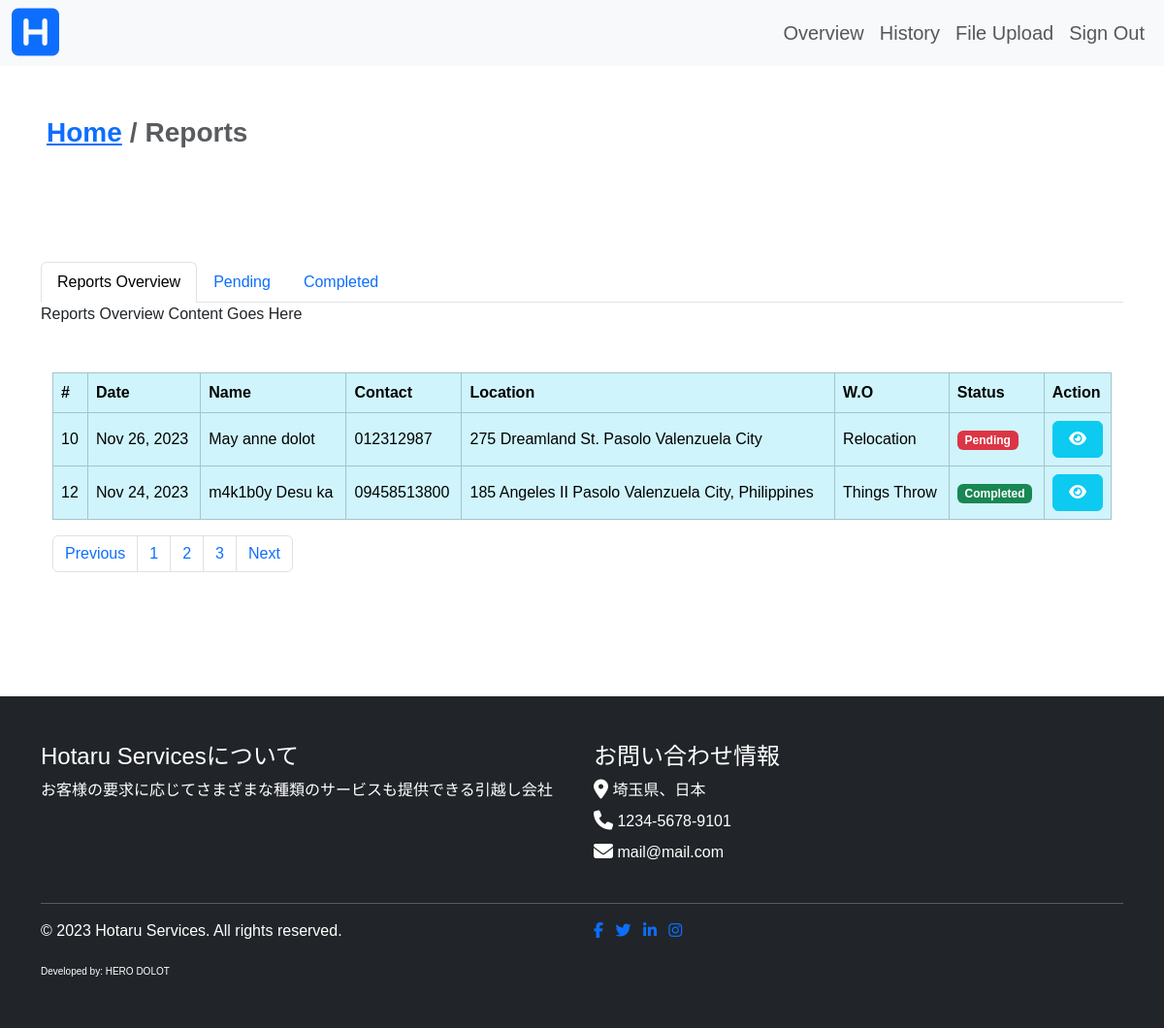
Page /admin/reports.php on the committed database.
### tables this page shows
CREATE TABLE `inquiry` (
  `inquiry_id` int(11) NOT NULL,
  `client_email` varchar(255) NOT NULL,
  `client_name` varchar(255) NOT NULL,
  `client_number` varchar(255) NOT NULL,
  `client_region` varchar(255) NOT NULL,
  `client_wo` varchar(255) NOT NULL,
  `client_comment` varchar(255) NOT NULL,
  `inquiry_status` int(11) NOT NULL
);

CREATE TABLE `accepted` (
  `accepted_id` int(11) NOT NULL,
  `accepted_inquiry_id` int(11) NOT NULL,
  `accepted_client_name` text NOT NULL,
  `accepted_contract` int(11) NOT NULL,
  `accepted_start_date` int(11) NOT NULL,
  `accepted_location` text NOT NULL
);

### admin/reports.php (the view, shortened to what this page needs)
<?php
include '../connection.php';
include './includes/header.php';
include './components/navbar.php';
?>
<div class="container-fluid py-5 p-5">
    <nav aria-label="breadcrumb">
        <ol class="breadcrumb fw-bold fs-3">
            <li class="breadcrumb-item"><a href="./index.php">Home</a></li>
            <li class="breadcrumb-item active" aria-current="page">Reports</li>
        </ol>
    </nav>
</div>
<div class="container mt-5">
    <ul class="nav nav-tabs" id="myTabs" role="tablist">
        <li class="nav-item" role="presentation">
            <a class="nav-link active" id="overview-tab" data-toggle="tab" href="#overview" role="tab" aria-controls="overview" aria-selected="true">Reports Overview</a>
        </li>
        <li class="nav-item" role="presentation">
            <a class="nav-link" id="pending-tab" data-toggle="tab" href="#pending" role="tab" aria-controls="pending" aria-selected="false">Pending</a>
        </li>
        <li class="nav-item" role="presentation">
            <a class="nav-link" id="completed-tab" data-toggle="tab" href="#completed" role="tab" aria-controls="completed" aria-selected="false">Completed</a>
        </li>
    </ul>
    <div class="tab-content" id="myTabsContent">
        <div class="tab-pane fade show active" id="overview" role="tabpanel" aria-labelledby="overview-tab">
            <p>Reports Overview Content Goes Here</p>
            <div class="container mt-5">
                <div class="table-responsive">
                    <table class="table table-bordered table-info align-middle">
                        <thead>
                            <th>#</th>
                            <th>Date</th>
                            <th>Name</th>
                            <th>Contact</th>
                            <th>Location</th>
                            <th>W.O</th>
                            <th>Status</th>
                            <th>Action</th>
                        </thead>
                        <tbody>
                            <?php
                            $result = mysqli_query($conn, "SELECT * FROM inquiry WHERE inquiry_status = 1 OR inquiry_status = 2");
                            while ($row = $result->fetch_assoc()) :
                                $inq_id = $row["inquiry_id"];
                                $info = mysqli_query($conn, "SELECT * FROM accepted WHERE accepted_inquiry_id = $inq_id")->fetch_assoc();
                            ?>
                                <tr>
                                    <td><?php echo $inq_id ?></td>
                                    <td><?php echo date('M d, Y', $info["accepted_start_date"]) ?></td>
                                    <td><?php echo $info["accepted_client_name"] ?></td>
                                    <td><?php echo $row["client_number"] ?></td>
                                    <td><?php echo $info["accepted_location"] ?></td>
                                    <td><?php echo $row["client_wo"] ?></td>
                                    <td>
                                        <?php
                                        if ($row["inquiry_status"] == 2) {
                                            echo '<div class="badge text-bg-success">Completed</div>';
                                        }
                                        if ($row["inquiry_status"] == 1) {
                                            echo '<div class="badge text-bg-danger">Pending</div>';
                                        }
                                        ?>
                                    </td>
                                    <td>
                                        <div class="wrapper d-md-flex justify-content-around d-sm-none">
                                            <a href="./completedReport.php?id=<?php echo $row["inquiry_id"]?>" target="_blank" class="btn btn-info col-12 col-md-12 mb-3 mb-md-0">
                                                <i class="fa-solid fa-eye text-white"></i>
                                            </a>
                                        </div>
                                    </td>
                                </tr>
                            <?php endwhile; ?>
                        </tbody>
                    </table>
                    <nav aria-label="Page navigation example">
                        <ul class="pagination">
                            <li class="page-item"><a class="page-link" href="#">Previous</a></li>
                            <li class="page-item"><a class="page-link" href="#">1</a></li>
                            <li class="page-item"><a class="page-link" href="#">2</a></li>
                            <li class="page-item"><a class="page-link" href="#">3</a></li>
                            <li class="page-item"><a class="page-link" href="#">Next</a></li>
                        </ul>
                    </nav>
                </div>
            </div>
        </div>
    </div>
</div>
<?php
include './includes/footer.php';
?>

### admin/includes/header.php (style rules this page uses)
body { font-family: 'Meiryo', sans-serif; }
@media screen and (min-width: 1024px) { body { font-family: 'Hiragino Kaku Gothic Pro', 'ヒラギノ角ゴ Pro W3', sans-serif; } }

### rows in the picture
inquiry: inquiry_id "10", accepted.accepted_start_date "Nov 26, 2023", accepted.accepted_client_name "May anne dolot", client_number "012312987", accepted.accepted_location "275 Dreamland St. Pasolo Valenzuela City", client_wo "Relocation", inquiry_status "Pending"
inquiry: inquiry_id "12", accepted.accepted_start_date "Nov 24, 2023", accepted.accepted_client_name "m4k1b0y Desu ka", client_number "09458513800", accepted.accepted_location "185 Angeles II Pasolo Valenzuela City, Philippines", client_wo "Things Throw", inquiry_status "Completed"
